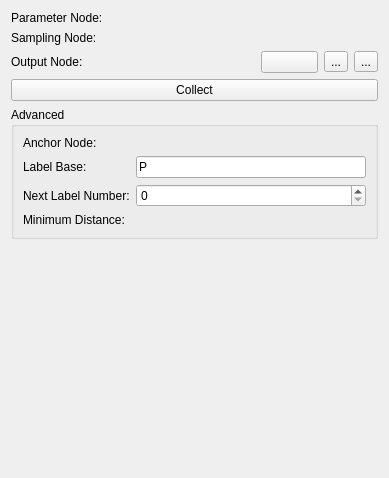
<?xml version="1.0" encoding="UTF-8"?>
<ui version="4.0">
 <class>qSlicerCollectPointsModule</class>
 <widget class="qSlicerWidget" name="qSlicerCollectPointsModule">
  <property name="geometry">
   <rect>
    <x>0</x>
    <y>0</y>
    <width>389</width>
    <height>478</height>
   </rect>
  </property>
  <property name="windowTitle">
   <string>Module Template</string>
  </property>
  <layout class="QVBoxLayout" name="verticalLayout">
   <item>
    <layout class="QGridLayout" name="ParameterLayout">
     <item row="0" column="0">
      <widget class="QLabel" name="ParameterNodeLabel">
       <property name="text">
        <string>Parameter Node:</string>
       </property>
      </widget>
     </item>
     <item row="1" column="0">
      <widget class="QLabel" name="SamplingTransformNodeLabel">
       <property name="text">
        <string>Sampling Node:</string>
       </property>
      </widget>
     </item>
     <item row="1" column="1">
      <widget class="qMRMLNodeComboBox" name="SamplingTransformNodeComboBox">
       <property name="toolTip">
        <string>Points will be collected according to the origin of this coordinate system.</string>
       </property>
       <property name="nodeTypes">
        <stringlist>
         <string>vtkMRMLLinearTransformNode</string>
         <string>vtkMRMLBSplineTransformNode</string>
         <string>vtkMRMLGridTransformNode</string>
         <string>vtkMRMLTransformNode</string>
        </stringlist>
       </property>
       <property name="renameEnabled">
        <bool>true</bool>
       </property>
      </widget>
     </item>
     <item row="0" column="1">
      <widget class="qMRMLNodeComboBox" name="ParameterNodeComboBox">
       <property name="nodeTypes">
        <stringlist>
         <string>vtkMRMLCollectPointsNode</string>
        </stringlist>
       </property>
      </widget>
     </item>
     <item row="2" column="1">
      <layout class="QGridLayout" name="OutputLayout">
       <item row="0" column="3">
        <widget class="QToolButton" name="OutputVisibilityButton">
         <property name="toolTip">
          <string>Toggle visibility of the output node</string>
         </property>
         <property name="text">
          <string>...</string>
         </property>
         <property name="icon">
          <iconset resource="../qSlicerCollectPointsModule.qrc">
           <normaloff>:/Icons/PointVisible.png</normaloff>:/Icons/PointVisible.png</iconset>
         </property>
        </widget>
       </item>
       <item row="0" column="2">
        <widget class="QToolButton" name="OutputDeleteButton">
         <property name="toolTip">
          <string>Delete the last point from the output node (hold click to see the option delete all)</string>
         </property>
         <property name="text">
          <string>...</string>
         </property>
         <property name="icon">
          <iconset resource="../qSlicerCollectPointsModule.qrc">
           <normaloff>:/Icons/PointDelete.png</normaloff>:/Icons/PointDelete.png</iconset>
         </property>
        </widget>
       </item>
       <item row="0" column="0">
        <widget class="qMRMLNodeComboBox" name="OutputNodeComboBox">
         <property name="toolTip">
          <string>Store points in either a markups or a model node</string>
         </property>
         <property name="nodeTypes">
          <stringlist>
           <string>vtkMRMLMarkupsFiducialNode</string>
           <string>vtkMRMLModelNode</string>
          </stringlist>
         </property>
         <property name="noneEnabled">
          <bool>true</bool>
         </property>
         <property name="renameEnabled">
          <bool>true</bool>
         </property>
        </widget>
       </item>
       <item row="0" column="1">
        <widget class="ctkColorPickerButton" name="OutputColorButton">
         <property name="toolTip">
          <string>Change the color of the output node</string>
         </property>
         <property name="displayColorName">
          <bool>false</bool>
         </property>
        </widget>
       </item>
      </layout>
     </item>
     <item row="2" column="0">
      <widget class="QLabel" name="OutputNodeLabel">
       <property name="text">
        <string>Output Node:</string>
       </property>
      </widget>
     </item>
    </layout>
   </item>
   <item>
    <widget class="ctkCheckablePushButton" name="CollectButton">
     <property name="toolTip">
      <string>Collect points either one at a time, or collect them automatically (tick the checkbox).</string>
     </property>
     <property name="text">
      <string>Collect</string>
     </property>
    </widget>
   </item>
   <item>
    <widget class="ctkCollapsibleGroupBox" name="AdvancedGroupBox">
     <property name="title">
      <string>Advanced</string>
     </property>
     <property name="checked">
      <bool>false</bool>
     </property>
     <layout class="QGridLayout" name="gridLayout_3">
      <item row="2" column="0">
       <widget class="QLabel" name="LabelBaseLabel">
        <property name="text">
         <string>Label Base:</string>
        </property>
       </widget>
      </item>
      <item row="3" column="1">
       <widget class="QSpinBox" name="NextLabelNumberSpinBox">
        <property name="toolTip">
         <string>Markups will be numbered according to the current counter (incremented automatically)</string>
        </property>
       </widget>
      </item>
      <item row="4" column="0">
       <widget class="QLabel" name="MinimumDistanceLabel">
        <property name="text">
         <string>Minimum Distance:</string>
        </property>
       </widget>
      </item>
      <item row="3" column="0">
       <widget class="QLabel" name="NextLabelNumberLabel">
        <property name="text">
         <string>Next Label Number:</string>
        </property>
       </widget>
      </item>
      <item row="2" column="1">
       <widget class="QLineEdit" name="LabelBaseLineEdit">
        <property name="toolTip">
         <string>Markups will have labels that begin with this text.</string>
        </property>
        <property name="text">
         <string>P</string>
        </property>
       </widget>
      </item>
      <item row="4" column="1">
       <widget class="ctkSliderWidget" name="MinimumDistanceSlider">
        <property name="toolTip">
         <string>Specify a minimum distance before a new point is automatically collected (Auto-Collect mode only)</string>
        </property>
        <property name="value">
         <double>10.000000000000000</double>
        </property>
       </widget>
      </item>
      <item row="0" column="0">
       <widget class="QLabel" name="AnchorTransformNodeLabel">
        <property name="text">
         <string>Anchor Node:</string>
        </property>
       </widget>
      </item>
      <item row="0" column="1">
       <widget class="qMRMLNodeComboBox" name="AnchorTransformNodeComboBox">
        <property name="toolTip">
         <string>Points will be collected relative to the anchor coordinate system.</string>
        </property>
        <property name="nodeTypes">
         <stringlist>
          <string>vtkMRMLLinearTransformNode</string>
          <string>vtkMRMLBSplineTransformNode</string>
          <string>vtkMRMLGridTransformNode</string>
          <string>vtkMRMLTransformNode</string>
         </stringlist>
        </property>
        <property name="noneEnabled">
         <bool>true</bool>
        </property>
        <property name="renameEnabled">
         <bool>true</bool>
        </property>
       </widget>
      </item>
     </layout>
    </widget>
   </item>
   <item>
    <spacer name="VerticalSpacer">
     <property name="orientation">
      <enum>Qt::Vertical</enum>
     </property>
     <property name="sizeHint" stdset="0">
      <size>
       <width>20</width>
       <height>40</height>
      </size>
     </property>
    </spacer>
   </item>
  </layout>
  <action name="ActionDeleteAll">
   <property name="icon">
    <iconset resource="../qSlicerCollectPointsModule.qrc">
     <normaloff>:/Icons/PointDeleteAll.png</normaloff>:/Icons/PointDeleteAll.png</iconset>
   </property>
   <property name="text">
    <string>Delete All Points</string>
   </property>
   <property name="toolTip">
    <string>Delete all points from the node</string>
   </property>
  </action>
 </widget>
 <customwidgets>
  <customwidget>
   <class>qMRMLNodeComboBox</class>
   <extends>QWidget</extends>
   <header>qMRMLNodeComboBox.h</header>
   <container>1</container>
  </customwidget>
  <customwidget>
   <class>qSlicerWidget</class>
   <extends>QWidget</extends>
   <header>qSlicerWidget.h</header>
   <container>1</container>
  </customwidget>
  <customwidget>
   <class>ctkCheckablePushButton</class>
   <extends>ctkPushButton</extends>
   <header>ctkCheckablePushButton.h</header>
  </customwidget>
  <customwidget>
   <class>ctkCollapsibleGroupBox</class>
   <extends>QGroupBox</extends>
   <header>ctkCollapsibleGroupBox.h</header>
   <container>1</container>
  </customwidget>
  <customwidget>
   <class>ctkColorPickerButton</class>
   <extends>QPushButton</extends>
   <header>ctkColorPickerButton.h</header>
  </customwidget>
  <customwidget>
   <class>ctkPushButton</class>
   <extends>QPushButton</extends>
   <header>ctkPushButton.h</header>
  </customwidget>
  <customwidget>
   <class>ctkSliderWidget</class>
   <extends>QWidget</extends>
   <header>ctkSliderWidget.h</header>
  </customwidget>
 </customwidgets>
 <resources>
  <include location="../qSlicerCollectPointsModule.qrc"/>
 </resources>
 <connections>
  <connection>
   <sender>qSlicerCollectPointsModule</sender>
   <signal>mrmlSceneChanged(vtkMRMLScene*)</signal>
   <receiver>SamplingTransformNodeComboBox</receiver>
   <slot>setMRMLScene(vtkMRMLScene*)</slot>
   <hints>
    <hint type="sourcelabel">
     <x>169</x>
     <y>159</y>
    </hint>
    <hint type="destinationlabel">
     <x>215</x>
     <y>73</y>
    </hint>
   </hints>
  </connection>
  <connection>
   <sender>qSlicerCollectPointsModule</sender>
   <signal>mrmlSceneChanged(vtkMRMLScene*)</signal>
   <receiver>OutputNodeComboBox</receiver>
   <slot>setMRMLScene(vtkMRMLScene*)</slot>
   <hints>
    <hint type="sourcelabel">
     <x>301</x>
     <y>4</y>
    </hint>
    <hint type="destinationlabel">
     <x>279</x>
     <y>95</y>
    </hint>
   </hints>
  </connection>
  <connection>
   <sender>qSlicerCollectPointsModule</sender>
   <signal>mrmlSceneChanged(vtkMRMLScene*)</signal>
   <receiver>ParameterNodeComboBox</receiver>
   <slot>setMRMLScene(vtkMRMLScene*)</slot>
   <hints>
    <hint type="sourcelabel">
     <x>169</x>
     <y>238</y>
    </hint>
    <hint type="destinationlabel">
     <x>241</x>
     <y>21</y>
    </hint>
   </hints>
  </connection>
  <connection>
   <sender>qSlicerCollectPointsModule</sender>
   <signal>mrmlSceneChanged(vtkMRMLScene*)</signal>
   <receiver>AnchorTransformNodeComboBox</receiver>
   <slot>setMRMLScene(vtkMRMLScene*)</slot>
   <hints>
    <hint type="sourcelabel">
     <x>194</x>
     <y>238</y>
    </hint>
    <hint type="destinationlabel">
     <x>255</x>
     <y>176</y>
    </hint>
   </hints>
  </connection>
 </connections>
</ui>
